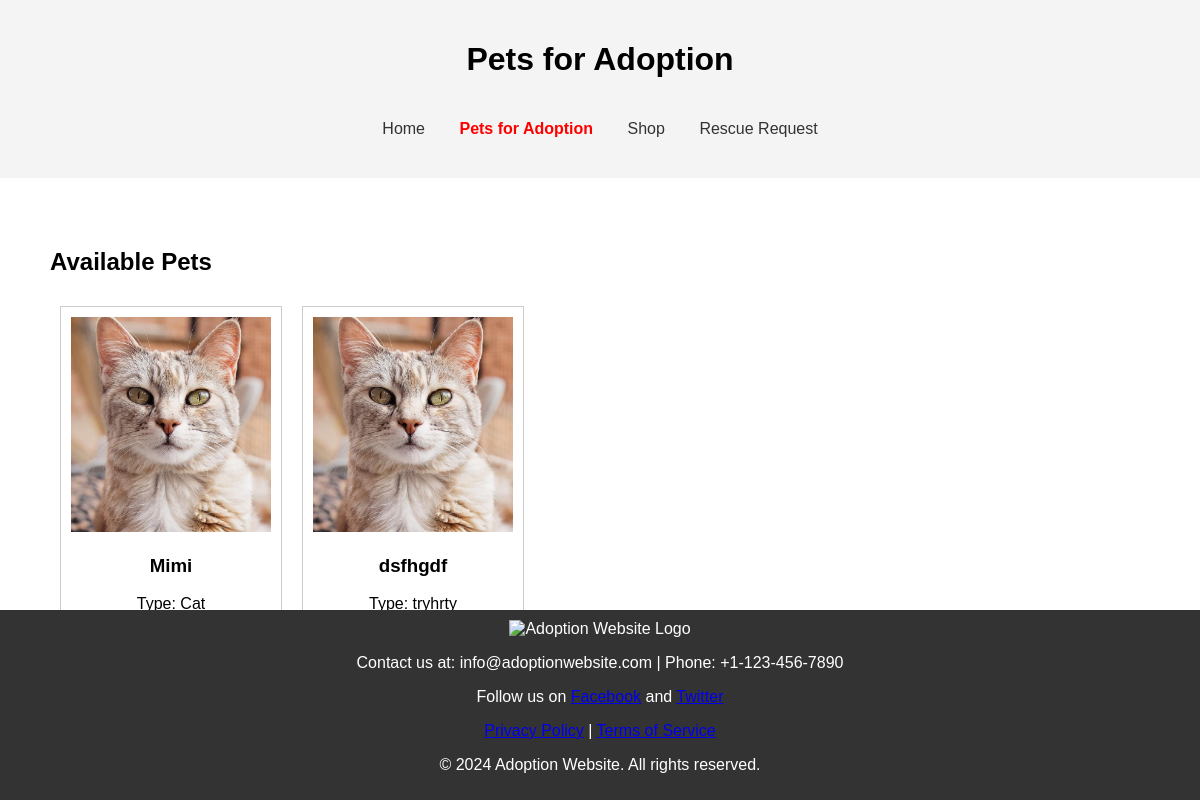
The app's page /pets.php with its own data.
### tables this page shows
CREATE TABLE `pets` (
  `id` int(11) NOT NULL,
  `name` varchar(50) NOT NULL,
  `type` varchar(50) NOT NULL,
  `age` int(11) NOT NULL,
  `description` text NOT NULL,
  `image` varchar(255) NOT NULL
);

### pets.php (the view, shortened to what this page needs)
<?php
include 'db_connection.php';
?>
<!DOCTYPE html>
<html>
<head>
    <link rel="stylesheet" type="text/css" href="styles.css">
</head>
<body>
    <header>
        <h1>Pets for Adoption</h1>
        <?php
    include 'components/adopter_navbar.php';?>
    </header>
    <section>
        <h2>Available Pets</h2>
        <div class="pet-list">
            <?php
            $sql = "SELECT * FROM pets";
            $result = $conn->query($sql);
            if ($result->num_rows > 0) {
                while ($row = $result->fetch_assoc()) {
                    echo "<div class='pet-item'>";
                    echo "<img src='images/" . $row['image'] . "' alt='" . $row['name'] . "'>";
                    echo "<h3>" . $row['name'] . "</h3>";
                    echo "<p>Type: " . $row['type'] . "</p>";
                    echo "<p>Age: " . $row['age'] . "</p>";
                    echo "<p>" . $row['description'] . "</p>";
                    echo "<a href='adoption_request.php?pet_id=" . $row['id'] . "'>Adopt Me</a>";
                    echo "</div>";
                }
            } else {
                echo "No pets available";
            }
            ?>
        </div>
    </section>
    <footer>
    <?php
    include 'components/footer.php';?>
    </footer>
</body>
</html>

### styles.css (style rules this page uses)
body { font-family: Arial, sans-serif; margin: 0; padding: 0; }
header { background-color: #f4f4f4; padding: 20px; text-align: center; }
section { padding: 50px; }
.pet-list { display: flex; flex-wrap: wrap; }
.pet-item { border: 1px solid #ccc; margin: 10px; padding: 10px; width: 200px; text-align: center; }
.pet-item img { width: 100%; height: auto; }
footer { background-color: #333; color: #fff; text-align: center; padding: 10px 0; position: fixed; bottom: 0; width: 100%; }

### records on screen
pets: image+name (picture), name "Mimi", type "Cat"
pets: image (picture), name "dsfhgdf", type "tryhrty"
